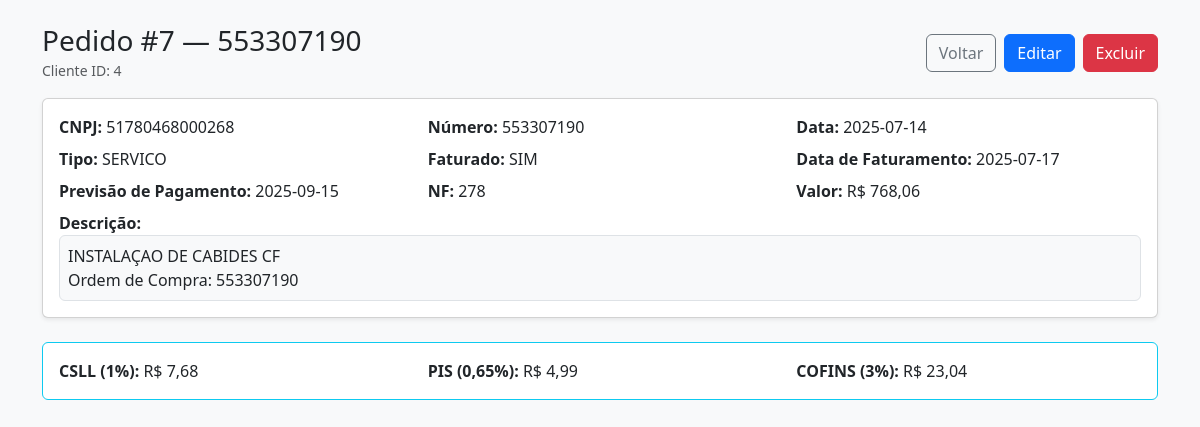
The app's page /visualizar_pedido.php?id=7 (signed in) with its own data.
### tables this page shows
CREATE TABLE `scnp_ped` (
  `id` int(11) NOT NULL,
  `cliente_id` int(11) NOT NULL,
  `cnpj` varchar(20) NOT NULL,
  `numero` varchar(20) DEFAULT NULL,
  `data` date DEFAULT NULL,
  `tipo` enum('SERVICO','VENDA') NOT NULL,
  `descricao` text,
  `valor` decimal(10,2) DEFAULT NULL,
  `faturado` enum('SIM','NAO') DEFAULT 'NAO',
  `data_faturamento` date DEFAULT NULL,
  `prevpagto` date NOT NULL,
  `nnf` varchar(10) NOT NULL
);

### visualizar_pedido.php (the view, shortened to what this page needs)
<?php
require_once 'conexao.php';
$pedido_id = isset($_GET['id']) ? intval($_GET['id']) : 0;
$sql = "SELECT id, cliente_id, cnpj, numero, data, tipo, descricao, valor, faturado, data_faturamento, prevpagto, nnf
          FROM scnp_ped WHERE id = ?";
$stmt = $conn->prepare($sql);
$stmt->bind_param('i', $pedido_id);
$stmt->execute();
$result = $stmt->get_result();
$pedido = $result->fetch_assoc();
$csll = $pedido['valor'] * 0.01;
$pis = $pedido['valor'] * 0.0065;
$cofins = $pedido['valor'] * 0.03;
function h($v) { return htmlspecialchars((string)$v, ENT_QUOTES, 'UTF-8'); }
?>
<!DOCTYPE html>
<html lang="pt-br">
<head>
  <link href="https://cdn.jsdelivr.net/npm/bootstrap@5.3.3/dist/css/bootstrap.min.css" rel="stylesheet">
</head>
<body class="bg-light">
  <div class="container py-4">
    <div class="d-flex justify-content-between align-items-center mb-3">
      <div>
        <h3 class="mb-0">Pedido #<?php echo h($pedido['id']); ?> — <?php echo h($pedido['numero']); ?></h3>
        <small class="text-muted">Cliente ID: <?php echo h($pedido['cliente_id']); ?></small>
      </div>
      <div class="d-flex gap-2">
        <a href="cadpedidos.php" class="btn btn-outline-secondary">Voltar</a>
        <button class="btn btn-primary" data-bs-toggle="modal" data-bs-target="#editarModal">Editar</button>
        <form id="formExcluir" action="" method="post" class="d-inline">
          <button type="button" class="btn btn-danger" onclick="confirmarExclusao()">Excluir</button>
        </form>
      </div>
    </div>
    <div class="card shadow-sm">
      <div class="card-body">
        <div class="row gy-2">
          <div class="col-md-4"><strong>CNPJ:</strong> <?php echo h($pedido['cnpj']); ?></div>
          <div class="col-md-4"><strong>Número:</strong> <?php echo h($pedido['numero']); ?></div>
          <div class="col-md-4"><strong>Data:</strong> <?php echo h($pedido['data']); ?></div>
          <div class="col-md-4"><strong>Tipo:</strong> <?php echo h($pedido['tipo']); ?></div>
          <div class="col-md-4"><strong>Faturado:</strong> <?php echo h($pedido['faturado']); ?></div>
          <div class="col-md-4"><strong>Data de Faturamento:</strong> <?php echo h($pedido['data_faturamento']); ?></div>
          <div class="col-md-4"><strong>Previsão de Pagamento:</strong> <?php echo h($pedido['prevpagto']); ?></div>
          <div class="col-md-4"><strong>NF:</strong> <?php echo h($pedido['nnf']); ?></div>
          <div class="col-md-4"><strong>Valor:</strong> R$ <?php echo number_format((float)$pedido['valor'], 2, ',', '.'); ?></div>
          <div class="col-12 mt-2">
            <strong>Descrição:</strong>
            <div class="border rounded p-2 bg-light"><?php echo nl2br(h($pedido['descricao'])); ?><br>Ordem de Compra: <?php echo h($pedido['numero']); ?></div>
          </div>
        </div>
      </div>
    </div>
      <?php if ($pedido['tipo'] !== 'VENDA'): ?>
<div class="card mt-4 p-3 border-info">
    <div class="row">
        <div class="col-md-4"><strong>CSLL (1%):</strong> R$ <?= number_format($csll, 2, ',', '.') ?></div>
        <div class="col-md-4"><strong>PIS (0,65%):</strong> R$ <?= number_format($pis, 2, ',', '.') ?></div>
        <div class="col-md-4"><strong>COFINS (3%):</strong> R$ <?= number_format($cofins, 2, ',', '.') ?></div>
    </div>
</div>
<?php endif; ?>
</div>
</body>
</html>

### records on screen
scnp_ped: id "7", numero "553307190", cliente "4", cnpj "51780468000268", data "2025-07-14", tipo "SERVICO", faturado "SIM", data_faturamento "2025-07-17", prevpagto "2025-09-15", nnf "278", valor "768,06", descricao "INSTALAÇAO DE CABIDES CF", valor "7,68", valor "4,99", valor "23,04"
